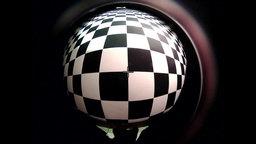
#> input picture Model/George_scripts/bb_arena_undistortion/frame_0000.jpg, 256 x 144 px, shrunk from 1280 x 720 before the run
$ python hexagon_lattice_gaussian_sum.py ../bb_arena_undistortion/frame_0000.jpg out.png out.png
#> lines starting #> are read from the running program, lines starting #| are printed output that depends on the picture
import numpy as np
import matplotlib.pyplot as plt
from matplotlib.patches import RegularPolygon
from PIL import Image
import sys

def gaussian_2d(x, y, mu_x, mu_y, sigma):
    """Compute the Gaussian weight for a point (x, y) with mean (mu_x, mu_y) and standard deviation sigma."""
    return (1 / (2 * np.pi * sigma ** 2)) * np.exp(-((x - mu_x) ** 2 + (y - mu_y) ** 2) / (2 * sigma ** 2))

def apply_gaussian_weights(image_array, hex_center, hex_size, sigma):
    """Apply a Gaussian kernel to the pixels inside the hexagon and return weighted sum of RGB values."""
    height, width, _ = image_array.shape
    cx, cy = hex_center

    # bounding box of the hexagon (estimate to limit the area)
    x_min = int(max(cx - hex_size, 0))
    x_max = int(min(cx + hex_size, width))
    y_min = int(max(cy - hex_size, 0))
    y_max = int(min(cy + hex_size, height))

    weighted_sum = np.zeros(3)  # RGB channels
    total_weight = 0

    for x in range(x_min, x_max):
        for y in range(y_min, y_max):
            # distance from the center of the hexagon
            distance = np.sqrt((x - cx) ** 2 + (y - cy) ** 2)

            # if the pixel is inside the hexagon, apply the Gaussian weight
            if distance <= hex_size:
                weight = gaussian_2d(x, y, cx, cy, sigma)
                weighted_sum += image_array[y, x, :] * weight  # multiply pixel value by weight
                total_weight += weight

    # normalize the result
    if total_weight > 0:
        weighted_sum /= total_weight

    return np.clip(weighted_sum, 0, 255).astype(int)

def create_hex_grid(ax, image_array, hex_size, color='red', linewidth=1, sigma=10, show_grid=True):
    """Create a hexagonal grid on the given axes and return hexagon center coordinates."""
    height, width, _ = image_array.shape
    hex_height = np.sqrt(3) * hex_size
    dx = 3 / 2 * hex_size
    dy = np.sqrt(3) * hex_size

    # number of hexagons needed
    nx = int(np.ceil(width / dx))
    ny = int(np.ceil(height / dy))

    centers = []

    for x in range(nx):
        for y in range(ny):
            cx = x * dx
            cy = y * dy

            if x % 2 == 1:
                cy += dy / 2

            centers.append((cx, cy))

            # apply Gaussian-weighted color for each hexagon
            color_rgb = apply_gaussian_weights(image_array, (cx, cy), hex_size, sigma)
            hex_color = color_rgb / 255.0  # Normalize to range [0, 1] for matplotlib

            # create a hexagon and fill it with the computed color
            hexagon = RegularPolygon((cx, cy), numVertices=6, radius=hex_size, orientation=np.pi / 6,
                                     edgecolor=color if show_grid else None,  # Show grid if requested
                                     linewidth=linewidth, facecolor=hex_color, fill=True)
            ax.add_patch(hexagon)

    return centers

def overlay_hexagonal_lattice(image_path, output_path_with_grid='output_with_grid.png',
                              output_path_without_grid='output_without_grid.png',
                              coord_output_path='hex_centers.txt', sigma=20):
    """Overlay a hexagonal lattice on an image, fill each hexagon with Gaussian-weighted pixel values,
    and save the result with and without the grid."""
#> called with image_path = '../bb_arena_undistortion/frame_0000.jpg', output_path_with_grid = 'out.png', output_path_without_grid = 'out.png', coord_output_path = 'hex_centers.txt', sigma = 20
    image = Image.open(image_path)
#> image is the input picture: PIL image 256x144 RGB; mean R, G, B 45.7, 42.1, 42.8
    image_array = np.array(image)

    height, width, _ = image_array.shape
#> height = 144; width = 256

    # calculate the hexagon size based on image width
    hex_size = 5.5 * width / 100
#> hex_size = 14.08

    # image with the grid visible
    fig, ax = plt.subplots(figsize=(width/100, height/100), dpi=100)
    ax.imshow(image)

    hex_centers = create_hex_grid(ax, image_array, hex_size=hex_size, sigma=sigma, show_grid=True)
#> the loop in create_hex_grid, `for x in range(nx):` made 13 passes

    ax.axis('off')
    plt.savefig(output_path_with_grid, bbox_inches='tight', pad_inches=0)
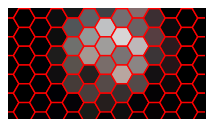
#> figure drawn by matplotlib, 1 panel
    plt.close(fig)

    # image without the grid visible
    fig, ax = plt.subplots(figsize=(width/100, height/100), dpi=100)
    ax.imshow(image)

    create_hex_grid(ax, image_array, hex_size=hex_size, sigma=sigma, show_grid=False)

    ax.axis('off')
    plt.savefig(output_path_without_grid, bbox_inches='tight', pad_inches=0)
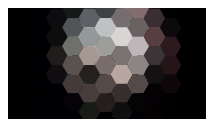
#> figure drawn by matplotlib, 1 panel
    plt.close(fig)

    with open(coord_output_path, 'w') as f:
        for cx, cy in hex_centers:
            f.write(f"{cx}, {cy}\n")
#> this loop made 78 passes
#> (cx, cy) on passes 1 to 12: (0, 0), (0, 24.39), (0, 48.77), (0, 73.16), (0, 97.55), (0, 121.9), (21.12, 12.19), (21.12, 36.58), (21.12, 60.97), (21.12, 85.36), (21.12, 109.7), (21.12, 134.1)

if __name__ == "__main__":
    if len(sys.argv) != 4:
        print("Usage: python script.py <image_path> <output_with_grid> <output_without_grid>")
        sys.exit(1)

    image_path = sys.argv[1]
    output_with_grid = sys.argv[2]
    output_without_grid = sys.argv[3]

    overlay_hexagonal_lattice(image_path, output_path_with_grid=output_with_grid,
                              output_path_without_grid=output_without_grid)
